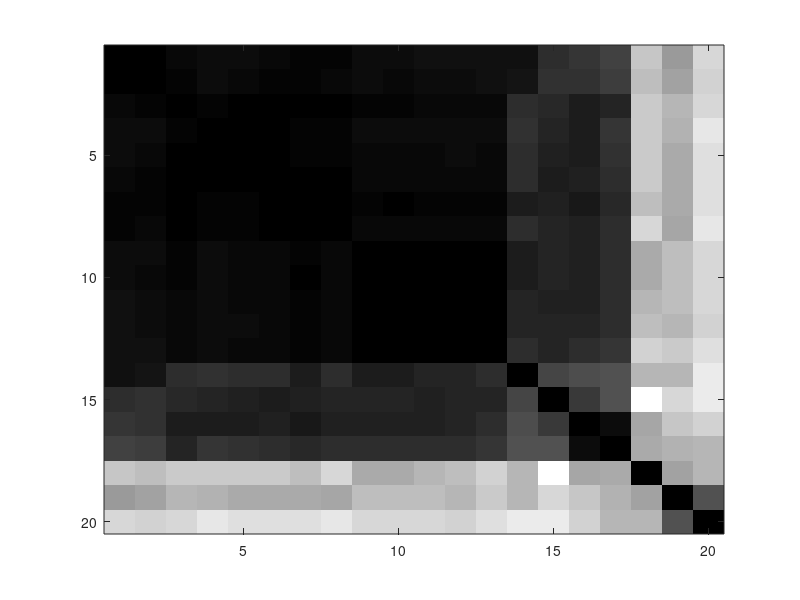

This figure's MATLAB source: (Note: this script raises an error after producing the figure.)
%% Mutation dataset %%%%%%%%%%%%%%%%%%%%%%%%%%%%%%%%%%%%%%%%%%%%%%%%%%%%%%%
%%%%%%%%%%%%%%%%%%%%%%%%%%%%%%%%%%%%%%%%%%%%%%%%%%%%%%%%%%%%%%%%%%%%%%%%%%%
clear
close all
load Data/animal_mutation.csv;
D = animal_mutation;
n = size(D,1);

D01 = D./max(D(:));
f = figure('Visible','off');imagesc(D.^2);colormap('gray');
print(f, '-djpeg', 'Results/Mutation/Images/animal_mutation.jpg');

% Delta is squared because later it will be added to the squared
% dissimilarities to generate a squared Euclidean distances
deltas = {  'delta = 1-eye(n);',...
            'delta = (D.^(1/2)).^2;',...
            'delta = (1-exp(-0.2.*D)).^2;',...
            'delta = (log2(1+D.^(1))).^2;',...
            'delta = subdominant_ultrametric(D).^2;'};
        
delta_names = {'beta-spread','power-fit','exp-fit','log-fit','subdominant-ultrametric'};
        
%% NERFCM configurations/options
options.Fuzzifier        = 2;
options.Epsilon          = 0.0001;
options.MaxIter          = 100;
options.InitType         = 2;
options.AdditiveConstant = 0;
options.Delta            = [];

c = 4;

for i=1:length(deltas)
    eval(deltas{i});
    options.Delta = delta;
    out = irfcm(D.^2,c,options);
    s = out.Euc.KruskalStress;
    ac = out.Euc.c;
    eps1 = out.Euc.eps;
        
    U = out.U;
    dlmwrite(sprintf('Results/Mutation/Partitions/U-%s(%d).csv',delta_names{i},c),U, 'delimiter',',');

    uu = 1 - ((U'*U)./max(max(U'*U)));
    f = figure('Visible','off');imagesc(uu);colormap('gray');caxis([0 1]);
    print(f, '-djpeg', sprintf('Results/Mutation/Images/UU-%s(%d).jpg',delta_names{i},c)); 
end